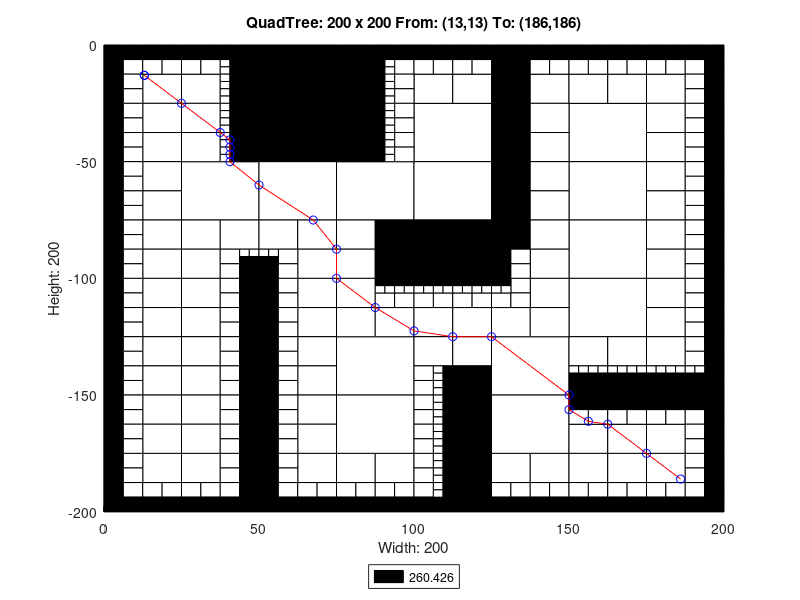

Write MATLAB code to recreate this figure.
axis([0 200 -200 0]);
title('QuadTree: 200 x 200 From: (13,13) To: (186,186)');
xlabel('Width: 200');
ylabel('Height: 200');
rectangle('Position',[50 -25 25 25], 'FaceColor',[0 0 0]);
rectangle('Position',[50 -50 25 25], 'FaceColor',[0 0 0]);
rectangle('Position',[25 -75 25 25], 'FaceColor',[1 1 1]);
rectangle('Position',[50 -75 25 25], 'FaceColor',[1 1 1]);
rectangle('Position',[75 -75 25 25], 'FaceColor',[1 1 1]);
rectangle('Position',[100 -50 25 25], 'FaceColor',[1 1 1]);
rectangle('Position',[150 -50 25 25], 'FaceColor',[1 1 1]);
rectangle('Position',[100 -75 25 25], 'FaceColor',[1 1 1]);
rectangle('Position',[100 -100 25 25], 'FaceColor',[0 0 0]);
rectangle('Position',[150 -75 25 25], 'FaceColor',[1 1 1]);
rectangle('Position',[150 -100 25 25], 'FaceColor',[1 1 1]);
rectangle('Position',[75 -150 25 25], 'FaceColor',[1 1 1]);
rectangle('Position',[75 -175 25 25], 'FaceColor',[1 1 1]);
rectangle('Position',[125 -150 25 25], 'FaceColor',[1 1 1]);
rectangle('Position',[150 -125 25 25], 'FaceColor',[1 1 1]);
rectangle('Position',[125 -175 25 25], 'FaceColor',[1 1 1]);
rectangle('Position',[12.5 -25 12.5 12.5], 'FaceColor',[1 1 1]);
rectangle('Position',[25 -25 12.5 12.5], 'FaceColor',[1 1 1]);
rectangle('Position',[12.5 -37.5 12.5 12.5], 'FaceColor',[1 1 1]);
rectangle('Position',[12.5 -50 12.5 12.5], 'FaceColor',[1 1 1]);
rectangle('Position',[25 -37.5 12.5 12.5], 'FaceColor',[1 1 1]);
rectangle('Position',[25 -50 12.5 12.5], 'FaceColor',[1 1 1]);
rectangle('Position',[75 -12.5 12.5 12.5], 'FaceColor',[0 0 0]);
rectangle('Position',[75 -25 12.5 12.5], 'FaceColor',[0 0 0]);
rectangle('Position',[75 -37.5 12.5 12.5], 'FaceColor',[0 0 0]);
rectangle('Position',[75 -50 12.5 12.5], 'FaceColor',[0 0 0]);
rectangle('Position',[12.5 -62.5 12.5 12.5], 'FaceColor',[1 1 1]);
rectangle('Position',[12.5 -75 12.5 12.5], 'FaceColor',[1 1 1]);
rectangle('Position',[12.5 -87.5 12.5 12.5], 'FaceColor',[1 1 1]);
rectangle('Position',[12.5 -100 12.5 12.5], 'FaceColor',[1 1 1]);
rectangle('Position',[25 -87.5 12.5 12.5], 'FaceColor',[1 1 1]);
rectangle('Position',[37.5 -87.5 12.5 12.5], 'FaceColor',[1 1 1]);
rectangle('Position',[25 -100 12.5 12.5], 'FaceColor',[1 1 1]);
rectangle('Position',[50 -87.5 12.5 12.5], 'FaceColor',[1 1 1]);
rectangle('Position',[62.5 -87.5 12.5 12.5], 'FaceColor',[1 1 1]);
rectangle('Position',[62.5 -100 12.5 12.5], 'FaceColor',[1 1 1]);
rectangle('Position',[75 -87.5 12.5 12.5], 'FaceColor',[1 1 1]);
rectangle('Position',[87.5 -87.5 12.5 12.5], 'FaceColor',[0 0 0]);
rectangle('Position',[75 -100 12.5 12.5], 'FaceColor',[1 1 1]);
rectangle('Position',[87.5 -100 12.5 12.5], 'FaceColor',[0 0 0]);
rectangle('Position',[100 -25 12.5 12.5], 'FaceColor',[1 1 1]);
rectangle('Position',[112.5 -25 12.5 12.5], 'FaceColor',[1 1 1]);
rectangle('Position',[125 -12.5 12.5 12.5], 'FaceColor',[0 0 0]);
rectangle('Position',[125 -25 12.5 12.5], 'FaceColor',[0 0 0]);
rectangle('Position',[137.5 -25 12.5 12.5], 'FaceColor',[1 1 1]);
rectangle('Position',[125 -37.5 12.5 12.5], 'FaceColor',[0 0 0]);
rectangle('Position',[137.5 -37.5 12.5 12.5], 'FaceColor',[1 1 1]);
rectangle('Position',[125 -50 12.5 12.5], 'FaceColor',[0 0 0]);
rectangle('Position',[137.5 -50 12.5 12.5], 'FaceColor',[1 1 1]);
rectangle('Position',[150 -25 12.5 12.5], 'FaceColor',[1 1 1]);
rectangle('Position',[162.5 -25 12.5 12.5], 'FaceColor',[1 1 1]);
rectangle('Position',[175 -25 12.5 12.5], 'FaceColor',[1 1 1]);
rectangle('Position',[175 -37.5 12.5 12.5], 'FaceColor',[1 1 1]);
rectangle('Position',[175 -50 12.5 12.5], 'FaceColor',[1 1 1]);
rectangle('Position',[125 -62.5 12.5 12.5], 'FaceColor',[0 0 0]);
rectangle('Position',[137.5 -62.5 12.5 12.5], 'FaceColor',[1 1 1]);
rectangle('Position',[125 -75 12.5 12.5], 'FaceColor',[0 0 0]);
rectangle('Position',[137.5 -75 12.5 12.5], 'FaceColor',[1 1 1]);
rectangle('Position',[125 -87.5 12.5 12.5], 'FaceColor',[0 0 0]);
rectangle('Position',[137.5 -87.5 12.5 12.5], 'FaceColor',[1 1 1]);
rectangle('Position',[137.5 -100 12.5 12.5], 'FaceColor',[1 1 1]);
rectangle('Position',[175 -62.5 12.5 12.5], 'FaceColor',[1 1 1]);
rectangle('Position',[175 -75 12.5 12.5], 'FaceColor',[1 1 1]);
rectangle('Position',[175 -87.5 12.5 12.5], 'FaceColor',[1 1 1]);
rectangle('Position',[175 -100 12.5 12.5], 'FaceColor',[1 1 1]);
rectangle('Position',[12.5 -112.5 12.5 12.5], 'FaceColor',[1 1 1]);
rectangle('Position',[12.5 -125 12.5 12.5], 'FaceColor',[1 1 1]);
rectangle('Position',[25 -112.5 12.5 12.5], 'FaceColor',[1 1 1]);
rectangle('Position',[25 -125 12.5 12.5], 'FaceColor',[1 1 1]);
rectangle('Position',[12.5 -137.5 12.5 12.5], 'FaceColor',[1 1 1]);
rectangle('Position',[12.5 -150 12.5 12.5], 'FaceColor',[1 1 1]);
rectangle('Position',[25 -137.5 12.5 12.5], 'FaceColor',[1 1 1]);
rectangle('Position',[25 -150 12.5 12.5], 'FaceColor',[1 1 1]);
rectangle('Position',[62.5 -112.5 12.5 12.5], 'FaceColor',[1 1 1]);
rectangle('Position',[62.5 -125 12.5 12.5], 'FaceColor',[1 1 1]);
rectangle('Position',[75 -112.5 12.5 12.5], 'FaceColor',[1 1 1]);
rectangle('Position',[75 -125 12.5 12.5], 'FaceColor',[1 1 1]);
rectangle('Position',[87.5 -125 12.5 12.5], 'FaceColor',[1 1 1]);
rectangle('Position',[62.5 -137.5 12.5 12.5], 'FaceColor',[1 1 1]);
rectangle('Position',[62.5 -150 12.5 12.5], 'FaceColor',[1 1 1]);
rectangle('Position',[12.5 -162.5 12.5 12.5], 'FaceColor',[1 1 1]);
rectangle('Position',[12.5 -175 12.5 12.5], 'FaceColor',[1 1 1]);
rectangle('Position',[25 -162.5 12.5 12.5], 'FaceColor',[1 1 1]);
rectangle('Position',[25 -175 12.5 12.5], 'FaceColor',[1 1 1]);
rectangle('Position',[12.5 -187.5 12.5 12.5], 'FaceColor',[1 1 1]);
rectangle('Position',[25 -187.5 12.5 12.5], 'FaceColor',[1 1 1]);
rectangle('Position',[62.5 -162.5 12.5 12.5], 'FaceColor',[1 1 1]);
rectangle('Position',[62.5 -175 12.5 12.5], 'FaceColor',[1 1 1]);
rectangle('Position',[62.5 -187.5 12.5 12.5], 'FaceColor',[1 1 1]);
rectangle('Position',[75 -187.5 12.5 12.5], 'FaceColor',[1 1 1]);
rectangle('Position',[87.5 -187.5 12.5 12.5], 'FaceColor',[1 1 1]);
rectangle('Position',[100 -125 12.5 12.5], 'FaceColor',[1 1 1]);
rectangle('Position',[112.5 -125 12.5 12.5], 'FaceColor',[1 1 1]);
rectangle('Position',[137.5 -112.5 12.5 12.5], 'FaceColor',[1 1 1]);
rectangle('Position',[125 -125 12.5 12.5], 'FaceColor',[1 1 1]);
rectangle('Position',[137.5 -125 12.5 12.5], 'FaceColor',[1 1 1]);
rectangle('Position',[100 -137.5 12.5 12.5], 'FaceColor',[1 1 1]);
rectangle('Position',[112.5 -137.5 12.5 12.5], 'FaceColor',[1 1 1]);
rectangle('Position',[112.5 -150 12.5 12.5], 'FaceColor',[0 0 0]);
rectangle('Position',[175 -112.5 12.5 12.5], 'FaceColor',[1 1 1]);
rectangle('Position',[175 -125 12.5 12.5], 'FaceColor',[1 1 1]);
rectangle('Position',[150 -137.5 12.5 12.5], 'FaceColor',[1 1 1]);
rectangle('Position',[162.5 -137.5 12.5 12.5], 'FaceColor',[1 1 1]);
rectangle('Position',[175 -137.5 12.5 12.5], 'FaceColor',[1 1 1]);
rectangle('Position',[112.5 -162.5 12.5 12.5], 'FaceColor',[0 0 0]);
rectangle('Position',[112.5 -175 12.5 12.5], 'FaceColor',[0 0 0]);
rectangle('Position',[112.5 -187.5 12.5 12.5], 'FaceColor',[0 0 0]);
rectangle('Position',[112.5 -200 12.5 12.5], 'FaceColor',[0 0 0]);
rectangle('Position',[125 -187.5 12.5 12.5], 'FaceColor',[1 1 1]);
rectangle('Position',[137.5 -187.5 12.5 12.5], 'FaceColor',[1 1 1]);
rectangle('Position',[150 -175 12.5 12.5], 'FaceColor',[1 1 1]);
rectangle('Position',[162.5 -175 12.5 12.5], 'FaceColor',[1 1 1]);
rectangle('Position',[175 -175 12.5 12.5], 'FaceColor',[1 1 1]);
rectangle('Position',[150 -187.5 12.5 12.5], 'FaceColor',[1 1 1]);
rectangle('Position',[162.5 -187.5 12.5 12.5], 'FaceColor',[1 1 1]);
rectangle('Position',[175 -187.5 12.5 12.5], 'FaceColor',[1 1 1]);
rectangle('Position',[0 -6.25 6.25 6.25], 'FaceColor',[0 0 0]);
rectangle('Position',[6.25 -6.25 6.25 6.25], 'FaceColor',[0 0 0]);
rectangle('Position',[0 -12.5 6.25 6.25], 'FaceColor',[0 0 0]);
rectangle('Position',[6.25 -12.5 6.25 6.25], 'FaceColor',[1 1 1]);
rectangle('Position',[12.5 -6.25 6.25 6.25], 'FaceColor',[0 0 0]);
rectangle('Position',[18.75 -6.25 6.25 6.25], 'FaceColor',[0 0 0]);
rectangle('Position',[12.5 -12.5 6.25 6.25], 'FaceColor',[1 1 1]);
rectangle('Position',[18.75 -12.5 6.25 6.25], 'FaceColor',[1 1 1]);
rectangle('Position',[0 -18.75 6.25 6.25], 'FaceColor',[0 0 0]);
rectangle('Position',[6.25 -18.75 6.25 6.25], 'FaceColor',[1 1 1]);
rectangle('Position',[0 -25 6.25 6.25], 'FaceColor',[0 0 0]);
rectangle('Position',[6.25 -25 6.25 6.25], 'FaceColor',[1 1 1]);
rectangle('Position',[25 -6.25 6.25 6.25], 'FaceColor',[0 0 0]);
rectangle('Position',[31.25 -6.25 6.25 6.25], 'FaceColor',[0 0 0]);
rectangle('Position',[25 -12.5 6.25 6.25], 'FaceColor',[1 1 1]);
rectangle('Position',[31.25 -12.5 6.25 6.25], 'FaceColor',[1 1 1]);
rectangle('Position',[37.5 -6.25 6.25 6.25], 'FaceColor',[0 0 0]);
rectangle('Position',[43.75 -6.25 6.25 6.25], 'FaceColor',[0 0 0]);
rectangle('Position',[43.75 -12.5 6.25 6.25], 'FaceColor',[0 0 0]);
rectangle('Position',[43.75 -18.75 6.25 6.25], 'FaceColor',[0 0 0]);
rectangle('Position',[43.75 -25 6.25 6.25], 'FaceColor',[0 0 0]);
rectangle('Position',[0 -31.25 6.25 6.25], 'FaceColor',[0 0 0]);
rectangle('Position',[6.25 -31.25 6.25 6.25], 'FaceColor',[1 1 1]);
rectangle('Position',[0 -37.5 6.25 6.25], 'FaceColor',[0 0 0]);
rectangle('Position',[6.25 -37.5 6.25 6.25], 'FaceColor',[1 1 1]);
rectangle('Position',[0 -43.75 6.25 6.25], 'FaceColor',[0 0 0]);
rectangle('Position',[6.25 -43.75 6.25 6.25], 'FaceColor',[1 1 1]);
rectangle('Position',[0 -50 6.25 6.25], 'FaceColor',[0 0 0]);
rectangle('Position',[6.25 -50 6.25 6.25], 'FaceColor',[1 1 1]);
rectangle('Position',[43.75 -31.25 6.25 6.25], 'FaceColor',[0 0 0]);
rectangle('Position',[43.75 -37.5 6.25 6.25], 'FaceColor',[0 0 0]);
rectangle('Position',[43.75 -43.75 6.25 6.25], 'FaceColor',[0 0 0]);
rectangle('Position',[43.75 -50 6.25 6.25], 'FaceColor',[0 0 0]);
rectangle('Position',[87.5 -6.25 6.25 6.25], 'FaceColor',[0 0 0]);
rectangle('Position',[93.75 -6.25 6.25 6.25], 'FaceColor',[0 0 0]);
rectangle('Position',[93.75 -12.5 6.25 6.25], 'FaceColor',[1 1 1]);
rectangle('Position',[93.75 -18.75 6.25 6.25], 'FaceColor',[1 1 1]);
rectangle('Position',[93.75 -25 6.25 6.25], 'FaceColor',[1 1 1]);
rectangle('Position',[93.75 -31.25 6.25 6.25], 'FaceColor',[1 1 1]);
rectangle('Position',[93.75 -37.5 6.25 6.25], 'FaceColor',[1 1 1]);
rectangle('Position',[93.75 -43.75 6.25 6.25], 'FaceColor',[1 1 1]);
rectangle('Position',[93.75 -50 6.25 6.25], 'FaceColor',[1 1 1]);
rectangle('Position',[0 -56.25 6.25 6.25], 'FaceColor',[0 0 0]);
rectangle('Position',[6.25 -56.25 6.25 6.25], 'FaceColor',[1 1 1]);
rectangle('Position',[0 -62.5 6.25 6.25], 'FaceColor',[0 0 0]);
rectangle('Position',[6.25 -62.5 6.25 6.25], 'FaceColor',[1 1 1]);
rectangle('Position',[0 -68.75 6.25 6.25], 'FaceColor',[0 0 0]);
rectangle('Position',[6.25 -68.75 6.25 6.25], 'FaceColor',[1 1 1]);
rectangle('Position',[0 -75 6.25 6.25], 'FaceColor',[0 0 0]);
rectangle('Position',[6.25 -75 6.25 6.25], 'FaceColor',[1 1 1]);
rectangle('Position',[0 -81.25 6.25 6.25], 'FaceColor',[0 0 0]);
rectangle('Position',[6.25 -81.25 6.25 6.25], 'FaceColor',[1 1 1]);
rectangle('Position',[0 -87.5 6.25 6.25], 'FaceColor',[0 0 0]);
rectangle('Position',[6.25 -87.5 6.25 6.25], 'FaceColor',[1 1 1]);
rectangle('Position',[0 -93.75 6.25 6.25], 'FaceColor',[0 0 0]);
rectangle('Position',[6.25 -93.75 6.25 6.25], 'FaceColor',[1 1 1]);
rectangle('Position',[0 -100 6.25 6.25], 'FaceColor',[0 0 0]);
rectangle('Position',[6.25 -100 6.25 6.25], 'FaceColor',[1 1 1]);
rectangle('Position',[37.5 -93.75 6.25 6.25], 'FaceColor',[1 1 1]);
rectangle('Position',[37.5 -100 6.25 6.25], 'FaceColor',[1 1 1]);
rectangle('Position',[43.75 -100 6.25 6.25], 'FaceColor',[0 0 0]);
rectangle('Position',[56.25 -93.75 6.25 6.25], 'FaceColor',[1 1 1]);
rectangle('Position',[50 -100 6.25 6.25], 'FaceColor',[0 0 0]);
rectangle('Position',[56.25 -100 6.25 6.25], 'FaceColor',[1 1 1]);
rectangle('Position',[100 -6.25 6.25 6.25], 'FaceColor',[0 0 0]);
rectangle('Position',[106.25 -6.25 6.25 6.25], 'FaceColor',[0 0 0]);
rectangle('Position',[100 -12.5 6.25 6.25], 'FaceColor',[1 1 1]);
rectangle('Position',[106.25 -12.5 6.25 6.25], 'FaceColor',[1 1 1]);
rectangle('Position',[112.5 -6.25 6.25 6.25], 'FaceColor',[0 0 0]);
rectangle('Position',[118.75 -6.25 6.25 6.25], 'FaceColor',[0 0 0]);
rectangle('Position',[112.5 -12.5 6.25 6.25], 'FaceColor',[1 1 1]);
rectangle('Position',[118.75 -12.5 6.25 6.25], 'FaceColor',[1 1 1]);
rectangle('Position',[137.5 -6.25 6.25 6.25], 'FaceColor',[0 0 0]);
rectangle('Position',[143.75 -6.25 6.25 6.25], 'FaceColor',[0 0 0]);
rectangle('Position',[137.5 -12.5 6.25 6.25], 'FaceColor',[1 1 1]);
rectangle('Position',[143.75 -12.5 6.25 6.25], 'FaceColor',[1 1 1]);
rectangle('Position',[150 -6.25 6.25 6.25], 'FaceColor',[0 0 0]);
rectangle('Position',[156.25 -6.25 6.25 6.25], 'FaceColor',[0 0 0]);
rectangle('Position',[150 -12.5 6.25 6.25], 'FaceColor',[1 1 1]);
rectangle('Position',[156.25 -12.5 6.25 6.25], 'FaceColor',[1 1 1]);
rectangle('Position',[162.5 -6.25 6.25 6.25], 'FaceColor',[0 0 0]);
rectangle('Position',[168.75 -6.25 6.25 6.25], 'FaceColor',[0 0 0]);
rectangle('Position',[162.5 -12.5 6.25 6.25], 'FaceColor',[1 1 1]);
rectangle('Position',[168.75 -12.5 6.25 6.25], 'FaceColor',[1 1 1]);
rectangle('Position',[175 -6.25 6.25 6.25], 'FaceColor',[0 0 0]);
rectangle('Position',[181.25 -6.25 6.25 6.25], 'FaceColor',[0 0 0]);
rectangle('Position',[175 -12.5 6.25 6.25], 'FaceColor',[1 1 1]);
rectangle('Position',[181.25 -12.5 6.25 6.25], 'FaceColor',[1 1 1]);
rectangle('Position',[187.5 -6.25 6.25 6.25], 'FaceColor',[0 0 0]);
rectangle('Position',[193.75 -6.25 6.25 6.25], 'FaceColor',[0 0 0]);
rectangle('Position',[187.5 -12.5 6.25 6.25], 'FaceColor',[1 1 1]);
rectangle('Position',[193.75 -12.5 6.25 6.25], 'FaceColor',[0 0 0]);
rectangle('Position',[187.5 -18.75 6.25 6.25], 'FaceColor',[1 1 1]);
rectangle('Position',[193.75 -18.75 6.25 6.25], 'FaceColor',[0 0 0]);
rectangle('Position',[187.5 -25 6.25 6.25], 'FaceColor',[1 1 1]);
rectangle('Position',[193.75 -25 6.25 6.25], 'FaceColor',[0 0 0]);
rectangle('Position',[187.5 -31.25 6.25 6.25], 'FaceColor',[1 1 1]);
rectangle('Position',[193.75 -31.25 6.25 6.25], 'FaceColor',[0 0 0]);
rectangle('Position',[187.5 -37.5 6.25 6.25], 'FaceColor',[1 1 1]);
rectangle('Position',[193.75 -37.5 6.25 6.25], 'FaceColor',[0 0 0]);
rectangle('Position',[187.5 -43.75 6.25 6.25], 'FaceColor',[1 1 1]);
rectangle('Position',[193.75 -43.75 6.25 6.25], 'FaceColor',[0 0 0]);
rectangle('Position',[187.5 -50 6.25 6.25], 'FaceColor',[1 1 1]);
rectangle('Position',[193.75 -50 6.25 6.25], 'FaceColor',[0 0 0]);
rectangle('Position',[125 -93.75 6.25 6.25], 'FaceColor',[0 0 0]);
rectangle('Position',[131.25 -93.75 6.25 6.25], 'FaceColor',[1 1 1]);
rectangle('Position',[125 -100 6.25 6.25], 'FaceColor',[0 0 0]);
rectangle('Position',[131.25 -100 6.25 6.25], 'FaceColor',[1 1 1]);
rectangle('Position',[187.5 -56.25 6.25 6.25], 'FaceColor',[1 1 1]);
rectangle('Position',[193.75 -56.25 6.25 6.25], 'FaceColor',[0 0 0]);
rectangle('Position',[187.5 -62.5 6.25 6.25], 'FaceColor',[1 1 1]);
rectangle('Position',[193.75 -62.5 6.25 6.25], 'FaceColor',[0 0 0]);
rectangle('Position',[187.5 -68.75 6.25 6.25], 'FaceColor',[1 1 1]);
rectangle('Position',[193.75 -68.75 6.25 6.25], 'FaceColor',[0 0 0]);
rectangle('Position',[187.5 -75 6.25 6.25], 'FaceColor',[1 1 1]);
rectangle('Position',[193.75 -75 6.25 6.25], 'FaceColor',[0 0 0]);
rectangle('Position',[187.5 -81.25 6.25 6.25], 'FaceColor',[1 1 1]);
rectangle('Position',[193.75 -81.25 6.25 6.25], 'FaceColor',[0 0 0]);
rectangle('Position',[187.5 -87.5 6.25 6.25], 'FaceColor',[1 1 1]);
rectangle('Position',[193.75 -87.5 6.25 6.25], 'FaceColor',[0 0 0]);
rectangle('Position',[187.5 -93.75 6.25 6.25], 'FaceColor',[1 1 1]);
rectangle('Position',[193.75 -93.75 6.25 6.25], 'FaceColor',[0 0 0]);
rectangle('Position',[187.5 -100 6.25 6.25], 'FaceColor',[1 1 1]);
rectangle('Position',[193.75 -100 6.25 6.25], 'FaceColor',[0 0 0]);
rectangle('Position',[0 -106.25 6.25 6.25], 'FaceColor',[0 0 0]);
rectangle('Position',[6.25 -106.25 6.25 6.25], 'FaceColor',[1 1 1]);
rectangle('Position',[0 -112.5 6.25 6.25], 'FaceColor',[0 0 0]);
rectangle('Position',[6.25 -112.5 6.25 6.25], 'FaceColor',[1 1 1]);
rectangle('Position',[0 -118.75 6.25 6.25], 'FaceColor',[0 0 0]);
rectangle('Position',[6.25 -118.75 6.25 6.25], 'FaceColor',[1 1 1]);
rectangle('Position',[0 -125 6.25 6.25], 'FaceColor',[0 0 0]);
rectangle('Position',[6.25 -125 6.25 6.25], 'FaceColor',[1 1 1]);
rectangle('Position',[37.5 -106.25 6.25 6.25], 'FaceColor',[1 1 1]);
rectangle('Position',[43.75 -106.25 6.25 6.25], 'FaceColor',[0 0 0]);
rectangle('Position',[37.5 -112.5 6.25 6.25], 'FaceColor',[1 1 1]);
rectangle('Position',[43.75 -112.5 6.25 6.25], 'FaceColor',[0 0 0]);
rectangle('Position',[37.5 -118.75 6.25 6.25], 'FaceColor',[1 1 1]);
rectangle('Position',[43.75 -118.75 6.25 6.25], 'FaceColor',[0 0 0]);
rectangle('Position',[37.5 -125 6.25 6.25], 'FaceColor',[1 1 1]);
rectangle('Position',[43.75 -125 6.25 6.25], 'FaceColor',[0 0 0]);
rectangle('Position',[0 -131.25 6.25 6.25], 'FaceColor',[0 0 0]);
rectangle('Position',[6.25 -131.25 6.25 6.25], 'FaceColor',[1 1 1]);
rectangle('Position',[0 -137.5 6.25 6.25], 'FaceColor',[0 0 0]);
rectangle('Position',[6.25 -137.5 6.25 6.25], 'FaceColor',[1 1 1]);
rectangle('Position',[0 -143.75 6.25 6.25], 'FaceColor',[0 0 0]);
rectangle('Position',[6.25 -143.75 6.25 6.25], 'FaceColor',[1 1 1]);
rectangle('Position',[0 -150 6.25 6.25], 'FaceColor',[0 0 0]);
rectangle('Position',[6.25 -150 6.25 6.25], 'FaceColor',[1 1 1]);
rectangle('Position',[37.5 -131.25 6.25 6.25], 'FaceColor',[1 1 1]);
rectangle('Position',[43.75 -131.25 6.25 6.25], 'FaceColor',[0 0 0]);
rectangle('Position',[37.5 -137.5 6.25 6.25], 'FaceColor',[1 1 1]);
rectangle('Position',[43.75 -137.5 6.25 6.25], 'FaceColor',[0 0 0]);
rectangle('Position',[37.5 -143.75 6.25 6.25], 'FaceColor',[1 1 1]);
rectangle('Position',[43.75 -143.75 6.25 6.25], 'FaceColor',[0 0 0]);
rectangle('Position',[37.5 -150 6.25 6.25], 'FaceColor',[1 1 1]);
rectangle('Position',[43.75 -150 6.25 6.25], 'FaceColor',[0 0 0]);
rectangle('Position',[50 -106.25 6.25 6.25], 'FaceColor',[0 0 0]);
rectangle('Position',[56.25 -106.25 6.25 6.25], 'FaceColor',[1 1 1]);
rectangle('Position',[50 -112.5 6.25 6.25], 'FaceColor',[0 0 0]);
rectangle('Position',[56.25 -112.5 6.25 6.25], 'FaceColor',[1 1 1]);
rectangle('Position',[50 -118.75 6.25 6.25], 'FaceColor',[0 0 0]);
rectangle('Position',[56.25 -118.75 6.25 6.25], 'FaceColor',[1 1 1]);
rectangle('Position',[50 -125 6.25 6.25], 'FaceColor',[0 0 0]);
rectangle('Position',[56.25 -125 6.25 6.25], 'FaceColor',[1 1 1]);
rectangle('Position',[87.5 -112.5 6.25 6.25], 'FaceColor',[1 1 1]);
rectangle('Position',[93.75 -112.5 6.25 6.25], 'FaceColor',[1 1 1]);
rectangle('Position',[50 -131.25 6.25 6.25], 'FaceColor',[0 0 0]);
rectangle('Position',[56.25 -131.25 6.25 6.25], 'FaceColor',[1 1 1]);
rectangle('Position',[50 -137.5 6.25 6.25], 'FaceColor',[0 0 0]);
rectangle('Position',[56.25 -137.5 6.25 6.25], 'FaceColor',[1 1 1]);
rectangle('Position',[50 -143.75 6.25 6.25], 'FaceColor',[0 0 0]);
rectangle('Position',[56.25 -143.75 6.25 6.25], 'FaceColor',[1 1 1]);
rectangle('Position',[50 -150 6.25 6.25], 'FaceColor',[0 0 0]);
rectangle('Position',[56.25 -150 6.25 6.25], 'FaceColor',[1 1 1]);
rectangle('Position',[0 -156.25 6.25 6.25], 'FaceColor',[0 0 0]);
rectangle('Position',[6.25 -156.25 6.25 6.25], 'FaceColor',[1 1 1]);
rectangle('Position',[0 -162.5 6.25 6.25], 'FaceColor',[0 0 0]);
rectangle('Position',[6.25 -162.5 6.25 6.25], 'FaceColor',[1 1 1]);
rectangle('Position',[0 -168.75 6.25 6.25], 'FaceColor',[0 0 0]);
rectangle('Position',[6.25 -168.75 6.25 6.25], 'FaceColor',[1 1 1]);
rectangle('Position',[0 -175 6.25 6.25], 'FaceColor',[0 0 0]);
rectangle('Position',[6.25 -175 6.25 6.25], 'FaceColor',[1 1 1]);
rectangle('Position',[37.5 -156.25 6.25 6.25], 'FaceColor',[1 1 1]);
rectangle('Position',[43.75 -156.25 6.25 6.25], 'FaceColor',[0 0 0]);
rectangle('Position',[37.5 -162.5 6.25 6.25], 'FaceColor',[1 1 1]);
rectangle('Position',[43.75 -162.5 6.25 6.25], 'FaceColor',[0 0 0]);
rectangle('Position',[37.5 -168.75 6.25 6.25], 'FaceColor',[1 1 1]);
rectangle('Position',[43.75 -168.75 6.25 6.25], 'FaceColor',[0 0 0]);
rectangle('Position',[37.5 -175 6.25 6.25], 'FaceColor',[1 1 1]);
rectangle('Position',[43.75 -175 6.25 6.25], 'FaceColor',[0 0 0]);
rectangle('Position',[0 -181.25 6.25 6.25], 'FaceColor',[0 0 0]);
rectangle('Position',[6.25 -181.25 6.25 6.25], 'FaceColor',[1 1 1]);
rectangle('Position',[0 -187.5 6.25 6.25], 'FaceColor',[0 0 0]);
rectangle('Position',[6.25 -187.5 6.25 6.25], 'FaceColor',[1 1 1]);
rectangle('Position',[0 -193.75 6.25 6.25], 'FaceColor',[0 0 0]);
rectangle('Position',[6.25 -193.75 6.25 6.25], 'FaceColor',[1 1 1]);
rectangle('Position',[0 -200 6.25 6.25], 'FaceColor',[0 0 0]);
rectangle('Position',[6.25 -200 6.25 6.25], 'FaceColor',[0 0 0]);
rectangle('Position',[12.5 -193.75 6.25 6.25], 'FaceColor',[1 1 1]);
rectangle('Position',[18.75 -193.75 6.25 6.25], 'FaceColor',[1 1 1]);
rectangle('Position',[12.5 -200 6.25 6.25], 'FaceColor',[0 0 0]);
rectangle('Position',[18.75 -200 6.25 6.25], 'FaceColor',[0 0 0]);
rectangle('Position',[37.5 -181.25 6.25 6.25], 'FaceColor',[1 1 1]);
rectangle('Position',[43.75 -181.25 6.25 6.25], 'FaceColor',[0 0 0]);
rectangle('Position',[37.5 -187.5 6.25 6.25], 'FaceColor',[1 1 1]);
rectangle('Position',[43.75 -187.5 6.25 6.25], 'FaceColor',[0 0 0]);
rectangle('Position',[25 -193.75 6.25 6.25], 'FaceColor',[1 1 1]);
rectangle('Position',[31.25 -193.75 6.25 6.25], 'FaceColor',[1 1 1]);
rectangle('Position',[25 -200 6.25 6.25], 'FaceColor',[0 0 0]);
rectangle('Position',[31.25 -200 6.25 6.25], 'FaceColor',[0 0 0]);
rectangle('Position',[37.5 -193.75 6.25 6.25], 'FaceColor',[1 1 1]);
rectangle('Position',[43.75 -193.75 6.25 6.25], 'FaceColor',[0 0 0]);
rectangle('Position',[37.5 -200 6.25 6.25], 'FaceColor',[0 0 0]);
rectangle('Position',[43.75 -200 6.25 6.25], 'FaceColor',[0 0 0]);
rectangle('Position',[50 -156.25 6.25 6.25], 'FaceColor',[0 0 0]);
rectangle('Position',[56.25 -156.25 6.25 6.25], 'FaceColor',[1 1 1]);
rectangle('Position',[50 -162.5 6.25 6.25], 'FaceColor',[0 0 0]);
rectangle('Position',[56.25 -162.5 6.25 6.25], 'FaceColor',[1 1 1]);
rectangle('Position',[50 -168.75 6.25 6.25], 'FaceColor',[0 0 0]);
rectangle('Position',[56.25 -168.75 6.25 6.25], 'FaceColor',[1 1 1]);
rectangle('Position',[50 -175 6.25 6.25], 'FaceColor',[0 0 0]);
rectangle('Position',[56.25 -175 6.25 6.25], 'FaceColor',[1 1 1]);
rectangle('Position',[50 -181.25 6.25 6.25], 'FaceColor',[0 0 0]);
rectangle('Position',[56.25 -181.25 6.25 6.25], 'FaceColor',[1 1 1]);
rectangle('Position',[50 -187.5 6.25 6.25], 'FaceColor',[0 0 0]);
rectangle('Position',[56.25 -187.5 6.25 6.25], 'FaceColor',[1 1 1]);
rectangle('Position',[50 -193.75 6.25 6.25], 'FaceColor',[0 0 0]);
rectangle('Position',[56.25 -193.75 6.25 6.25], 'FaceColor',[1 1 1]);
rectangle('Position',[50 -200 6.25 6.25], 'FaceColor',[0 0 0]);
rectangle('Position',[56.25 -200 6.25 6.25], 'FaceColor',[0 0 0]);
rectangle('Position',[62.5 -193.75 6.25 6.25], 'FaceColor',[1 1 1]);
rectangle('Position',[68.75 -193.75 6.25 6.25], 'FaceColor',[1 1 1]);
rectangle('Position',[62.5 -200 6.25 6.25], 'FaceColor',[0 0 0]);
rectangle('Position',[68.75 -200 6.25 6.25], 'FaceColor',[0 0 0]);
rectangle('Position',[75 -193.75 6.25 6.25], 'FaceColor',[1 1 1]);
rectangle('Position',[81.25 -193.75 6.25 6.25], 'FaceColor',[1 1 1]);
rectangle('Position',[75 -200 6.25 6.25], 'FaceColor',[0 0 0]);
rectangle('Position',[81.25 -200 6.25 6.25], 'FaceColor',[0 0 0]);
rectangle('Position',[87.5 -193.75 6.25 6.25], 'FaceColor',[1 1 1]);
rectangle('Position',[93.75 -193.75 6.25 6.25], 'FaceColor',[1 1 1]);
rectangle('Position',[87.5 -200 6.25 6.25], 'FaceColor',[0 0 0]);
rectangle('Position',[93.75 -200 6.25 6.25], 'FaceColor',[0 0 0]);
rectangle('Position',[100 -112.5 6.25 6.25], 'FaceColor',[1 1 1]);
rectangle('Position',[106.25 -112.5 6.25 6.25], 'FaceColor',[1 1 1]);
rectangle('Position',[112.5 -112.5 6.25 6.25], 'FaceColor',[1 1 1]);
rectangle('Position',[118.75 -112.5 6.25 6.25], 'FaceColor',[1 1 1]);
rectangle('Position',[131.25 -106.25 6.25 6.25], 'FaceColor',[1 1 1]);
rectangle('Position',[125 -112.5 6.25 6.25], 'FaceColor',[1 1 1]);
rectangle('Position',[131.25 -112.5 6.25 6.25], 'FaceColor',[1 1 1]);
rectangle('Position',[100 -143.75 6.25 6.25], 'FaceColor',[1 1 1]);
rectangle('Position',[100 -150 6.25 6.25], 'FaceColor',[1 1 1]);
rectangle('Position',[187.5 -106.25 6.25 6.25], 'FaceColor',[1 1 1]);
rectangle('Position',[193.75 -106.25 6.25 6.25], 'FaceColor',[0 0 0]);
rectangle('Position',[187.5 -112.5 6.25 6.25], 'FaceColor',[1 1 1]);
rectangle('Position',[193.75 -112.5 6.25 6.25], 'FaceColor',[0 0 0]);
rectangle('Position',[187.5 -118.75 6.25 6.25], 'FaceColor',[1 1 1]);
rectangle('Position',[193.75 -118.75 6.25 6.25], 'FaceColor',[0 0 0]);
rectangle('Position',[187.5 -125 6.25 6.25], 'FaceColor',[1 1 1]);
rectangle('Position',[193.75 -125 6.25 6.25], 'FaceColor',[0 0 0]);
rectangle('Position',[150 -150 6.25 6.25], 'FaceColor',[0 0 0]);
rectangle('Position',[156.25 -150 6.25 6.25], 'FaceColor',[0 0 0]);
rectangle('Position',[162.5 -150 6.25 6.25], 'FaceColor',[0 0 0]);
rectangle('Position',[168.75 -150 6.25 6.25], 'FaceColor',[0 0 0]);
rectangle('Position',[187.5 -131.25 6.25 6.25], 'FaceColor',[1 1 1]);
rectangle('Position',[193.75 -131.25 6.25 6.25], 'FaceColor',[0 0 0]);
rectangle('Position',[187.5 -137.5 6.25 6.25], 'FaceColor',[1 1 1]);
rectangle('Position',[193.75 -137.5 6.25 6.25], 'FaceColor',[0 0 0]);
rectangle('Position',[175 -150 6.25 6.25], 'FaceColor',[0 0 0]);
rectangle('Position',[181.25 -150 6.25 6.25], 'FaceColor',[0 0 0]);
rectangle('Position',[193.75 -143.75 6.25 6.25], 'FaceColor',[0 0 0]);
rectangle('Position',[187.5 -150 6.25 6.25], 'FaceColor',[0 0 0]);
rectangle('Position',[193.75 -150 6.25 6.25], 'FaceColor',[0 0 0]);
rectangle('Position',[100 -156.25 6.25 6.25], 'FaceColor',[1 1 1]);
rectangle('Position',[100 -162.5 6.25 6.25], 'FaceColor',[1 1 1]);
rectangle('Position',[100 -168.75 6.25 6.25], 'FaceColor',[1 1 1]);
rectangle('Position',[100 -175 6.25 6.25], 'FaceColor',[1 1 1]);
rectangle('Position',[100 -181.25 6.25 6.25], 'FaceColor',[1 1 1]);
rectangle('Position',[100 -187.5 6.25 6.25], 'FaceColor',[1 1 1]);
rectangle('Position',[100 -193.75 6.25 6.25], 'FaceColor',[1 1 1]);
rectangle('Position',[100 -200 6.25 6.25], 'FaceColor',[0 0 0]);
rectangle('Position',[106.25 -200 6.25 6.25], 'FaceColor',[0 0 0]);
rectangle('Position',[125 -193.75 6.25 6.25], 'FaceColor',[1 1 1]);
rectangle('Position',[131.25 -193.75 6.25 6.25], 'FaceColor',[1 1 1]);
rectangle('Position',[125 -200 6.25 6.25], 'FaceColor',[0 0 0]);
rectangle('Position',[131.25 -200 6.25 6.25], 'FaceColor',[0 0 0]);
rectangle('Position',[137.5 -193.75 6.25 6.25], 'FaceColor',[1 1 1]);
rectangle('Position',[143.75 -193.75 6.25 6.25], 'FaceColor',[1 1 1]);
rectangle('Position',[137.5 -200 6.25 6.25], 'FaceColor',[0 0 0]);
rectangle('Position',[143.75 -200 6.25 6.25], 'FaceColor',[0 0 0]);
rectangle('Position',[150 -156.25 6.25 6.25], 'FaceColor',[0 0 0]);
rectangle('Position',[156.25 -156.25 6.25 6.25], 'FaceColor',[0 0 0]);
rectangle('Position',[150 -162.5 6.25 6.25], 'FaceColor',[1 1 1]);
rectangle('Position',[156.25 -162.5 6.25 6.25], 'FaceColor',[1 1 1]);
rectangle('Position',[162.5 -156.25 6.25 6.25], 'FaceColor',[0 0 0]);
rectangle('Position',[168.75 -156.25 6.25 6.25], 'FaceColor',[0 0 0]);
rectangle('Position',[162.5 -162.5 6.25 6.25], 'FaceColor',[1 1 1]);
rectangle('Position',[168.75 -162.5 6.25 6.25], 'FaceColor',[1 1 1]);
rectangle('Position',[175 -156.25 6.25 6.25], 'FaceColor',[0 0 0]);
rectangle('Position',[181.25 -156.25 6.25 6.25], 'FaceColor',[0 0 0]);
rectangle('Position',[175 -162.5 6.25 6.25], 'FaceColor',[1 1 1]);
rectangle('Position',[181.25 -162.5 6.25 6.25], 'FaceColor',[1 1 1]);
rectangle('Position',[187.5 -156.25 6.25 6.25], 'FaceColor',[0 0 0]);
rectangle('Position',[193.75 -156.25 6.25 6.25], 'FaceColor',[0 0 0]);
rectangle('Position',[187.5 -162.5 6.25 6.25], 'FaceColor',[1 1 1]);
rectangle('Position',[193.75 -162.5 6.25 6.25], 'FaceColor',[0 0 0]);
rectangle('Position',[187.5 -168.75 6.25 6.25], 'FaceColor',[1 1 1]);
rectangle('Position',[193.75 -168.75 6.25 6.25], 'FaceColor',[0 0 0]);
rectangle('Position',[187.5 -175 6.25 6.25], 'FaceColor',[1 1 1]);
rectangle('Position',[193.75 -175 6.25 6.25], 'FaceColor',[0 0 0]);
rectangle('Position',[150 -193.75 6.25 6.25], 'FaceColor',[1 1 1]);
rectangle('Position',[156.25 -193.75 6.25 6.25], 'FaceColor',[1 1 1]);
rectangle('Position',[150 -200 6.25 6.25], 'FaceColor',[0 0 0]);
rectangle('Position',[156.25 -200 6.25 6.25], 'FaceColor',[0 0 0]);
rectangle('Position',[162.5 -193.75 6.25 6.25], 'FaceColor',[1 1 1]);
rectangle('Position',[168.75 -193.75 6.25 6.25], 'FaceColor',[1 1 1]);
rectangle('Position',[162.5 -200 6.25 6.25], 'FaceColor',[0 0 0]);
rectangle('Position',[168.75 -200 6.25 6.25], 'FaceColor',[0 0 0]);
rectangle('Position',[187.5 -181.25 6.25 6.25], 'FaceColor',[1 1 1]);
rectangle('Position',[193.75 -181.25 6.25 6.25], 'FaceColor',[0 0 0]);
rectangle('Position',[187.5 -187.5 6.25 6.25], 'FaceColor',[1 1 1]);
rectangle('Position',[193.75 -187.5 6.25 6.25], 'FaceColor',[0 0 0]);
rectangle('Position',[175 -193.75 6.25 6.25], 'FaceColor',[1 1 1]);
rectangle('Position',[181.25 -193.75 6.25 6.25], 'FaceColor',[1 1 1]);
rectangle('Position',[175 -200 6.25 6.25], 'FaceColor',[0 0 0]);
rectangle('Position',[181.25 -200 6.25 6.25], 'FaceColor',[0 0 0]);
rectangle('Position',[187.5 -193.75 6.25 6.25], 'FaceColor',[1 1 1]);
rectangle('Position',[193.75 -193.75 6.25 6.25], 'FaceColor',[0 0 0]);
rectangle('Position',[187.5 -200 6.25 6.25], 'FaceColor',[0 0 0]);
rectangle('Position',[193.75 -200 6.25 6.25], 'FaceColor',[0 0 0]);
rectangle('Position',[37.5 -9.375 3.125 3.125], 'FaceColor',[1 1 1]);
rectangle('Position',[40.625 -9.375 3.125 3.125], 'FaceColor',[0 0 0]);
rectangle('Position',[37.5 -12.5 3.125 3.125], 'FaceColor',[1 1 1]);
rectangle('Position',[40.625 -12.5 3.125 3.125], 'FaceColor',[0 0 0]);
rectangle('Position',[37.5 -15.625 3.125 3.125], 'FaceColor',[1 1 1]);
rectangle('Position',[40.625 -15.625 3.125 3.125], 'FaceColor',[0 0 0]);
rectangle('Position',[37.5 -18.75 3.125 3.125], 'FaceColor',[1 1 1]);
rectangle('Position',[40.625 -18.75 3.125 3.125], 'FaceColor',[0 0 0]);
rectangle('Position',[37.5 -21.875 3.125 3.125], 'FaceColor',[1 1 1]);
rectangle('Position',[40.625 -21.875 3.125 3.125], 'FaceColor',[0 0 0]);
rectangle('Position',[37.5 -25 3.125 3.125], 'FaceColor',[1 1 1]);
rectangle('Position',[40.625 -25 3.125 3.125], 'FaceColor',[0 0 0]);
rectangle('Position',[37.5 -28.125 3.125 3.125], 'FaceColor',[1 1 1]);
rectangle('Position',[40.625 -28.125 3.125 3.125], 'FaceColor',[0 0 0]);
rectangle('Position',[37.5 -31.25 3.125 3.125], 'FaceColor',[1 1 1]);
rectangle('Position',[40.625 -31.25 3.125 3.125], 'FaceColor',[0 0 0]);
rectangle('Position',[37.5 -34.375 3.125 3.125], 'FaceColor',[1 1 1]);
rectangle('Position',[40.625 -34.375 3.125 3.125], 'FaceColor',[0 0 0]);
rectangle('Position',[37.5 -37.5 3.125 3.125], 'FaceColor',[1 1 1]);
rectangle('Position',[40.625 -37.5 3.125 3.125], 'FaceColor',[0 0 0]);
rectangle('Position',[37.5 -40.625 3.125 3.125], 'FaceColor',[1 1 1]);
rectangle('Position',[40.625 -40.625 3.125 3.125], 'FaceColor',[0 0 0]);
rectangle('Position',[37.5 -43.75 3.125 3.125], 'FaceColor',[1 1 1]);
rectangle('Position',[40.625 -43.75 3.125 3.125], 'FaceColor',[0 0 0]);
rectangle('Position',[37.5 -46.875 3.125 3.125], 'FaceColor',[1 1 1]);
rectangle('Position',[40.625 -46.875 3.125 3.125], 'FaceColor',[0 0 0]);
rectangle('Position',[37.5 -50 3.125 3.125], 'FaceColor',[1 1 1]);
rectangle('Position',[40.625 -50 3.125 3.125], 'FaceColor',[0 0 0]);
rectangle('Position',[87.5 -9.375 3.125 3.125], 'FaceColor',[0 0 0]);
rectangle('Position',[90.625 -9.375 3.125 3.125], 'FaceColor',[1 1 1]);
rectangle('Position',[87.5 -12.5 3.125 3.125], 'FaceColor',[0 0 0]);
rectangle('Position',[90.625 -12.5 3.125 3.125], 'FaceColor',[1 1 1]);
rectangle('Position',[87.5 -15.625 3.125 3.125], 'FaceColor',[0 0 0]);
rectangle('Position',[90.625 -15.625 3.125 3.125], 'FaceColor',[1 1 1]);
rectangle('Position',[87.5 -18.75 3.125 3.125], 'FaceColor',[0 0 0]);
rectangle('Position',[90.625 -18.75 3.125 3.125], 'FaceColor',[1 1 1]);
rectangle('Position',[87.5 -21.875 3.125 3.125], 'FaceColor',[0 0 0]);
rectangle('Position',[90.625 -21.875 3.125 3.125], 'FaceColor',[1 1 1]);
rectangle('Position',[87.5 -25 3.125 3.125], 'FaceColor',[0 0 0]);
rectangle('Position',[90.625 -25 3.125 3.125], 'FaceColor',[1 1 1]);
rectangle('Position',[87.5 -28.125 3.125 3.125], 'FaceColor',[0 0 0]);
rectangle('Position',[90.625 -28.125 3.125 3.125], 'FaceColor',[1 1 1]);
rectangle('Position',[87.5 -31.25 3.125 3.125], 'FaceColor',[0 0 0]);
rectangle('Position',[90.625 -31.25 3.125 3.125], 'FaceColor',[1 1 1]);
rectangle('Position',[87.5 -34.375 3.125 3.125], 'FaceColor',[0 0 0]);
rectangle('Position',[90.625 -34.375 3.125 3.125], 'FaceColor',[1 1 1]);
rectangle('Position',[87.5 -37.5 3.125 3.125], 'FaceColor',[0 0 0]);
rectangle('Position',[90.625 -37.5 3.125 3.125], 'FaceColor',[1 1 1]);
rectangle('Position',[87.5 -40.625 3.125 3.125], 'FaceColor',[0 0 0]);
rectangle('Position',[90.625 -40.625 3.125 3.125], 'FaceColor',[1 1 1]);
rectangle('Position',[87.5 -43.75 3.125 3.125], 'FaceColor',[0 0 0]);
rectangle('Position',[90.625 -43.75 3.125 3.125], 'FaceColor',[1 1 1]);
rectangle('Position',[87.5 -46.875 3.125 3.125], 'FaceColor',[0 0 0]);
rectangle('Position',[90.625 -46.875 3.125 3.125], 'FaceColor',[1 1 1]);
rectangle('Position',[87.5 -50 3.125 3.125], 'FaceColor',[0 0 0]);
rectangle('Position',[90.625 -50 3.125 3.125], 'FaceColor',[1 1 1]);
rectangle('Position',[43.75 -90.625 3.125 3.125], 'FaceColor',[1 1 1]);
rectangle('Position',[46.875 -90.625 3.125 3.125], 'FaceColor',[1 1 1]);
rectangle('Position',[43.75 -93.75 3.125 3.125], 'FaceColor',[0 0 0]);
rectangle('Position',[46.875 -93.75 3.125 3.125], 'FaceColor',[0 0 0]);
rectangle('Position',[50 -90.625 3.125 3.125], 'FaceColor',[1 1 1]);
rectangle('Position',[53.125 -90.625 3.125 3.125], 'FaceColor',[1 1 1]);
rectangle('Position',[50 -93.75 3.125 3.125], 'FaceColor',[0 0 0]);
rectangle('Position',[53.125 -93.75 3.125 3.125], 'FaceColor',[0 0 0]);
rectangle('Position',[87.5 -103.125 3.125 3.125], 'FaceColor',[0 0 0]);
rectangle('Position',[90.625 -103.125 3.125 3.125], 'FaceColor',[0 0 0]);
rectangle('Position',[87.5 -106.25 3.125 3.125], 'FaceColor',[1 1 1]);
rectangle('Position',[90.625 -106.25 3.125 3.125], 'FaceColor',[1 1 1]);
rectangle('Position',[93.75 -103.125 3.125 3.125], 'FaceColor',[0 0 0]);
rectangle('Position',[96.875 -103.125 3.125 3.125], 'FaceColor',[0 0 0]);
rectangle('Position',[93.75 -106.25 3.125 3.125], 'FaceColor',[1 1 1]);
rectangle('Position',[96.875 -106.25 3.125 3.125], 'FaceColor',[1 1 1]);
rectangle('Position',[100 -103.125 3.125 3.125], 'FaceColor',[0 0 0]);
rectangle('Position',[103.125 -103.125 3.125 3.125], 'FaceColor',[0 0 0]);
rectangle('Position',[100 -106.25 3.125 3.125], 'FaceColor',[1 1 1]);
rectangle('Position',[103.125 -106.25 3.125 3.125], 'FaceColor',[1 1 1]);
rectangle('Position',[106.25 -103.125 3.125 3.125], 'FaceColor',[0 0 0]);
rectangle('Position',[109.375 -103.125 3.125 3.125], 'FaceColor',[0 0 0]);
rectangle('Position',[106.25 -106.25 3.125 3.125], 'FaceColor',[1 1 1]);
rectangle('Position',[109.375 -106.25 3.125 3.125], 'FaceColor',[1 1 1]);
rectangle('Position',[112.5 -103.125 3.125 3.125], 'FaceColor',[0 0 0]);
rectangle('Position',[115.625 -103.125 3.125 3.125], 'FaceColor',[0 0 0]);
rectangle('Position',[112.5 -106.25 3.125 3.125], 'FaceColor',[1 1 1]);
rectangle('Position',[115.625 -106.25 3.125 3.125], 'FaceColor',[1 1 1]);
rectangle('Position',[118.75 -103.125 3.125 3.125], 'FaceColor',[0 0 0]);
rectangle('Position',[121.875 -103.125 3.125 3.125], 'FaceColor',[0 0 0]);
rectangle('Position',[118.75 -106.25 3.125 3.125], 'FaceColor',[1 1 1]);
rectangle('Position',[121.875 -106.25 3.125 3.125], 'FaceColor',[1 1 1]);
rectangle('Position',[125 -103.125 3.125 3.125], 'FaceColor',[0 0 0]);
rectangle('Position',[128.125 -103.125 3.125 3.125], 'FaceColor',[0 0 0]);
rectangle('Position',[125 -106.25 3.125 3.125], 'FaceColor',[1 1 1]);
rectangle('Position',[128.125 -106.25 3.125 3.125], 'FaceColor',[1 1 1]);
rectangle('Position',[106.25 -140.625 3.125 3.125], 'FaceColor',[1 1 1]);
rectangle('Position',[109.375 -140.625 3.125 3.125], 'FaceColor',[0 0 0]);
rectangle('Position',[106.25 -143.75 3.125 3.125], 'FaceColor',[1 1 1]);
rectangle('Position',[109.375 -143.75 3.125 3.125], 'FaceColor',[0 0 0]);
rectangle('Position',[106.25 -146.875 3.125 3.125], 'FaceColor',[1 1 1]);
rectangle('Position',[109.375 -146.875 3.125 3.125], 'FaceColor',[0 0 0]);
rectangle('Position',[106.25 -150 3.125 3.125], 'FaceColor',[1 1 1]);
rectangle('Position',[109.375 -150 3.125 3.125], 'FaceColor',[0 0 0]);
rectangle('Position',[150 -140.625 3.125 3.125], 'FaceColor',[1 1 1]);
rectangle('Position',[153.125 -140.625 3.125 3.125], 'FaceColor',[1 1 1]);
rectangle('Position',[150 -143.75 3.125 3.125], 'FaceColor',[0 0 0]);
rectangle('Position',[153.125 -143.75 3.125 3.125], 'FaceColor',[0 0 0]);
rectangle('Position',[156.25 -140.625 3.125 3.125], 'FaceColor',[1 1 1]);
rectangle('Position',[159.375 -140.625 3.125 3.125], 'FaceColor',[1 1 1]);
rectangle('Position',[156.25 -143.75 3.125 3.125], 'FaceColor',[0 0 0]);
rectangle('Position',[159.375 -143.75 3.125 3.125], 'FaceColor',[0 0 0]);
rectangle('Position',[162.5 -140.625 3.125 3.125], 'FaceColor',[1 1 1]);
rectangle('Position',[165.625 -140.625 3.125 3.125], 'FaceColor',[1 1 1]);
rectangle('Position',[162.5 -143.75 3.125 3.125], 'FaceColor',[0 0 0]);
rectangle('Position',[165.625 -143.75 3.125 3.125], 'FaceColor',[0 0 0]);
rectangle('Position',[168.75 -140.625 3.125 3.125], 'FaceColor',[1 1 1]);
rectangle('Position',[171.875 -140.625 3.125 3.125], 'FaceColor',[1 1 1]);
rectangle('Position',[168.75 -143.75 3.125 3.125], 'FaceColor',[0 0 0]);
rectangle('Position',[171.875 -143.75 3.125 3.125], 'FaceColor',[0 0 0]);
rectangle('Position',[175 -140.625 3.125 3.125], 'FaceColor',[1 1 1]);
rectangle('Position',[178.125 -140.625 3.125 3.125], 'FaceColor',[1 1 1]);
rectangle('Position',[175 -143.75 3.125 3.125], 'FaceColor',[0 0 0]);
rectangle('Position',[178.125 -143.75 3.125 3.125], 'FaceColor',[0 0 0]);
rectangle('Position',[181.25 -140.625 3.125 3.125], 'FaceColor',[1 1 1]);
rectangle('Position',[184.375 -140.625 3.125 3.125], 'FaceColor',[1 1 1]);
rectangle('Position',[181.25 -143.75 3.125 3.125], 'FaceColor',[0 0 0]);
rectangle('Position',[184.375 -143.75 3.125 3.125], 'FaceColor',[0 0 0]);
rectangle('Position',[187.5 -140.625 3.125 3.125], 'FaceColor',[1 1 1]);
rectangle('Position',[190.625 -140.625 3.125 3.125], 'FaceColor',[1 1 1]);
rectangle('Position',[187.5 -143.75 3.125 3.125], 'FaceColor',[0 0 0]);
rectangle('Position',[190.625 -143.75 3.125 3.125], 'FaceColor',[0 0 0]);
rectangle('Position',[106.25 -153.125 3.125 3.125], 'FaceColor',[1 1 1]);
rectangle('Position',[109.375 -153.125 3.125 3.125], 'FaceColor',[0 0 0]);
rectangle('Position',[106.25 -156.25 3.125 3.125], 'FaceColor',[1 1 1]);
rectangle('Position',[109.375 -156.25 3.125 3.125], 'FaceColor',[0 0 0]);
rectangle('Position',[106.25 -159.375 3.125 3.125], 'FaceColor',[1 1 1]);
rectangle('Position',[109.375 -159.375 3.125 3.125], 'FaceColor',[0 0 0]);
rectangle('Position',[106.25 -162.5 3.125 3.125], 'FaceColor',[1 1 1]);
rectangle('Position',[109.375 -162.5 3.125 3.125], 'FaceColor',[0 0 0]);
rectangle('Position',[106.25 -165.625 3.125 3.125], 'FaceColor',[1 1 1]);
rectangle('Position',[109.375 -165.625 3.125 3.125], 'FaceColor',[0 0 0]);
rectangle('Position',[106.25 -168.75 3.125 3.125], 'FaceColor',[1 1 1]);
rectangle('Position',[109.375 -168.75 3.125 3.125], 'FaceColor',[0 0 0]);
rectangle('Position',[106.25 -171.875 3.125 3.125], 'FaceColor',[1 1 1]);
rectangle('Position',[109.375 -171.875 3.125 3.125], 'FaceColor',[0 0 0]);
rectangle('Position',[106.25 -175 3.125 3.125], 'FaceColor',[1 1 1]);
rectangle('Position',[109.375 -175 3.125 3.125], 'FaceColor',[0 0 0]);
rectangle('Position',[106.25 -178.125 3.125 3.125], 'FaceColor',[1 1 1]);
rectangle('Position',[109.375 -178.125 3.125 3.125], 'FaceColor',[0 0 0]);
rectangle('Position',[106.25 -181.25 3.125 3.125], 'FaceColor',[1 1 1]);
rectangle('Position',[109.375 -181.25 3.125 3.125], 'FaceColor',[0 0 0]);
rectangle('Position',[106.25 -184.375 3.125 3.125], 'FaceColor',[1 1 1]);
rectangle('Position',[109.375 -184.375 3.125 3.125], 'FaceColor',[0 0 0]);
rectangle('Position',[106.25 -187.5 3.125 3.125], 'FaceColor',[1 1 1]);
rectangle('Position',[109.375 -187.5 3.125 3.125], 'FaceColor',[0 0 0]);
rectangle('Position',[106.25 -190.625 3.125 3.125], 'FaceColor',[1 1 1]);
rectangle('Position',[109.375 -190.625 3.125 3.125], 'FaceColor',[0 0 0]);
rectangle('Position',[106.25 -193.75 3.125 3.125], 'FaceColor',[1 1 1]);
rectangle('Position',[109.375 -193.75 3.125 3.125], 'FaceColor',[0 0 0]);
X=[186,175,162.5,156.25,150,150,125,112.5,100,87.5,75,75,67.5,50,40.625,40.625,40.625,40.625,37.5,25,13,13];
Y=[-186,-175,-162.5,-161.25,-156.25,-150,-125,-125,-122.5,-112.5,-100,-87.5,-75,-60,-50,-46.875,-43.75,-40.625,-37.5,-25,-13,-13];
hold on;
plot(X,Y,'r');
plot(X,Y,'bo');
legend('260.426','Location','southoutside');
